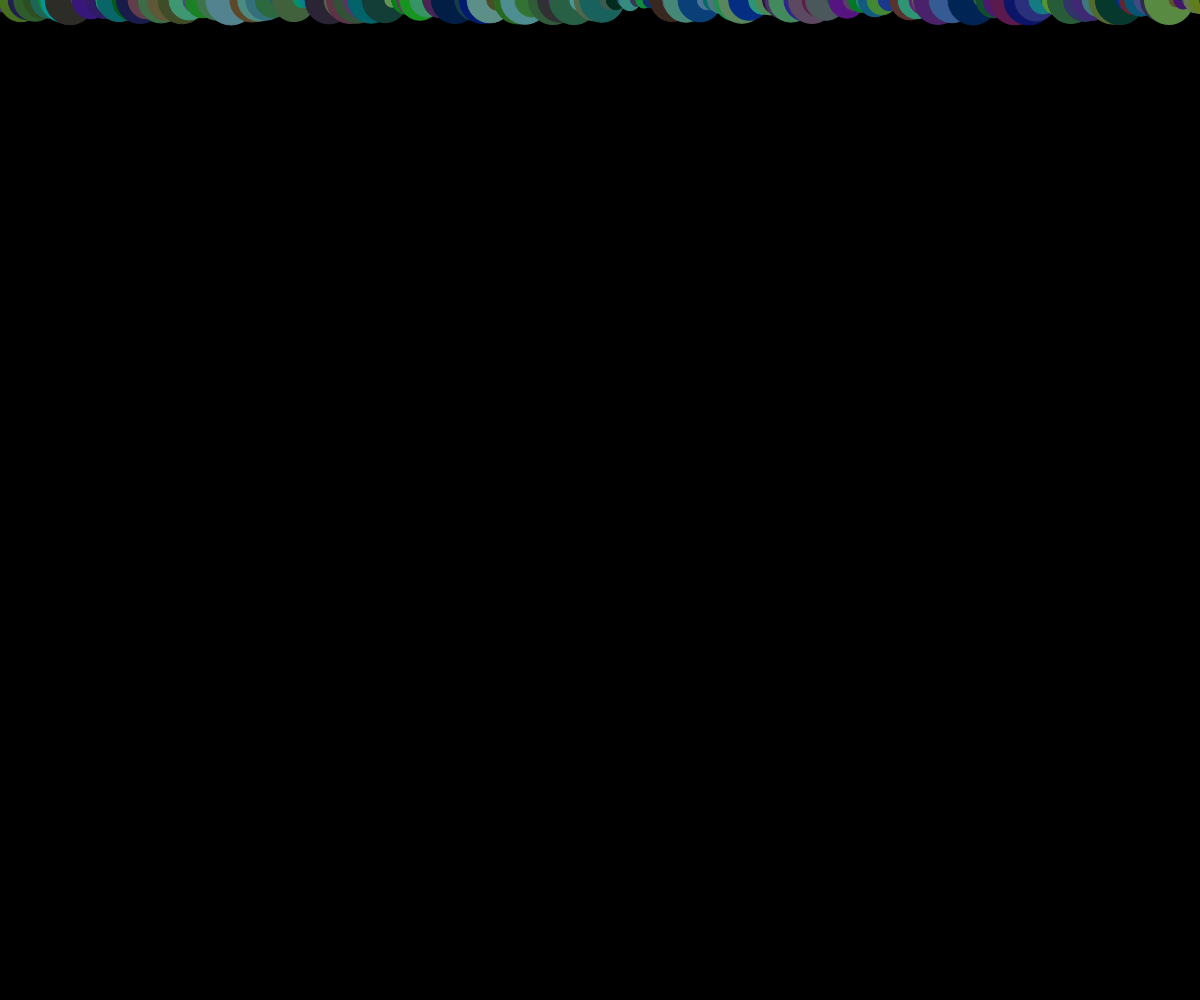
Frame 1 (no input)
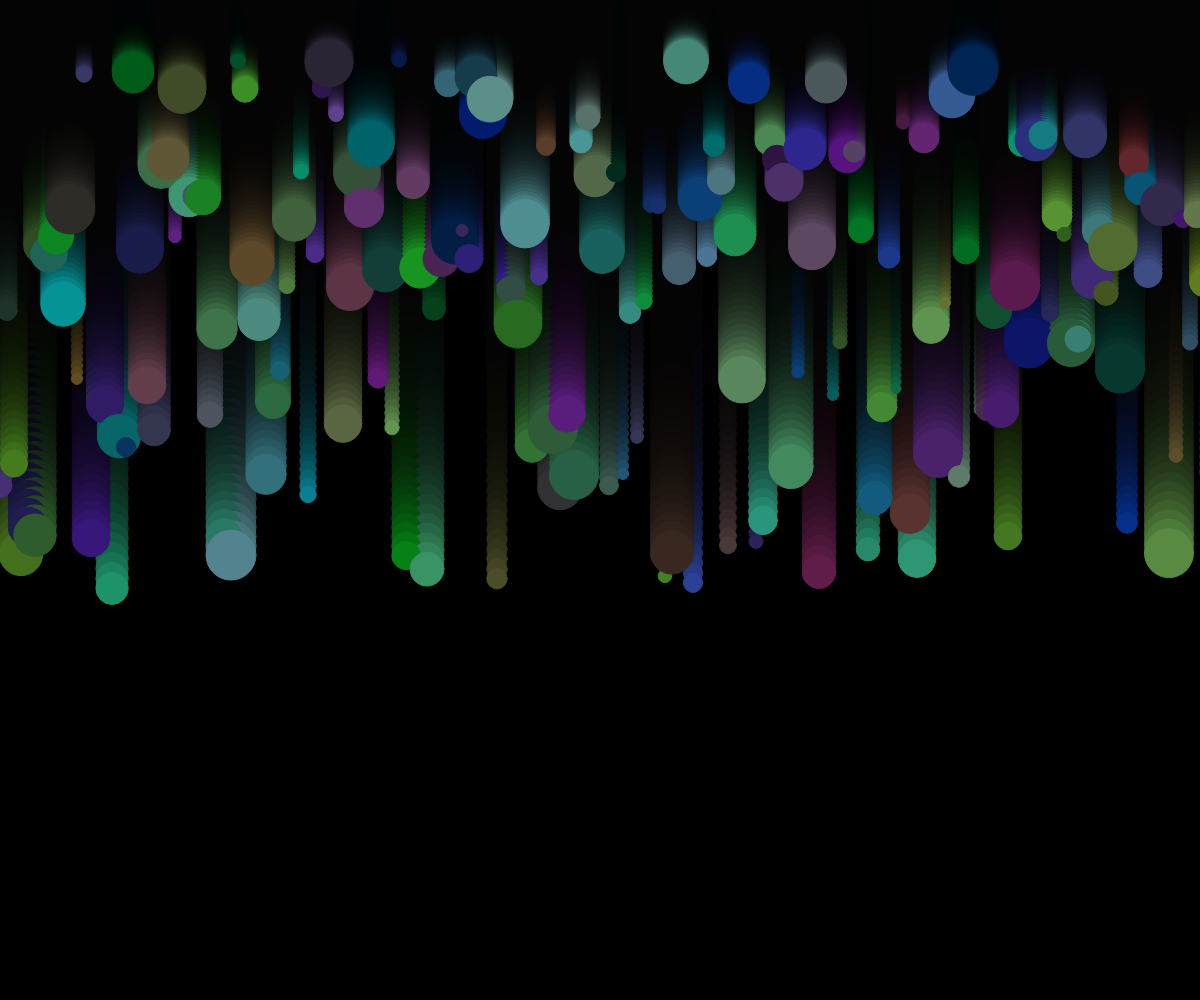
Frame 60 (no input)
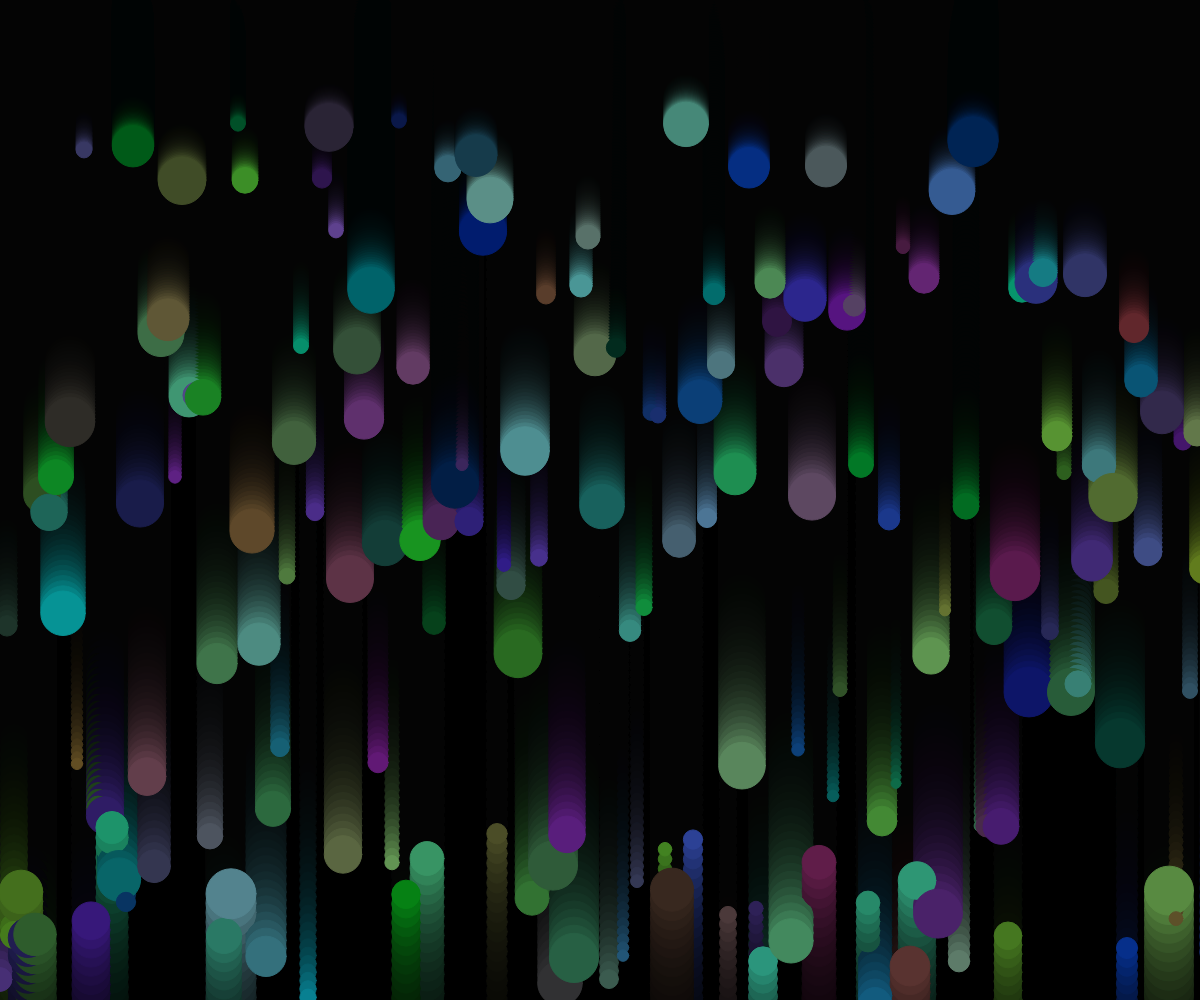
Frame 120 (the mouse pressed at the canvas centre since frame 60)

The p5.js sketch that drew these frames (run headless with seeded random() and noise() and a simulated clock; from frame 60 on, the mouse is pressed at the canvas centre):

// p5.js sketch
// ── sketch.js
var circles = []

function setup() {
	createCanvas(window.innerWidth, window.innerHeight);
	background(0);

	for (var i = 0; i < 200; i++){
		c = new Circle(i * 7, 
			0, 
			random(0, 100),
			random(20, 150), 
			random(20, 150),
			random(10, 50),
			random(1, 10)
		);
		circles.push(c);
	}
}

function draw() {
	background(0, 30);
	circles.forEach(function(circle){
		circle.render();
		circle.move();
		circle.bounce();
	});
}

function Circle(x, y, r, g, b, radius, speed) {
	this.x = x;
	this.y = y;
	this.r = r;
	this.g = g;
	this.b = b;
	this.speed = speed;

	this.radius = radius;

	this.render = function(){
		stroke(this.r, this.g, this.b)
		fill(this.r, this.g, this.b);
		ellipse(
			this.x,
			this.y,
			this.radius,
			this.radius
			);
	}

	this.move = function() {
		this.y += this.speed;
	}
	
	this.bounce = function() {
		if (this.y >= height || this.y <= 0) {
			this.speed *= -1
		}
	}

}
